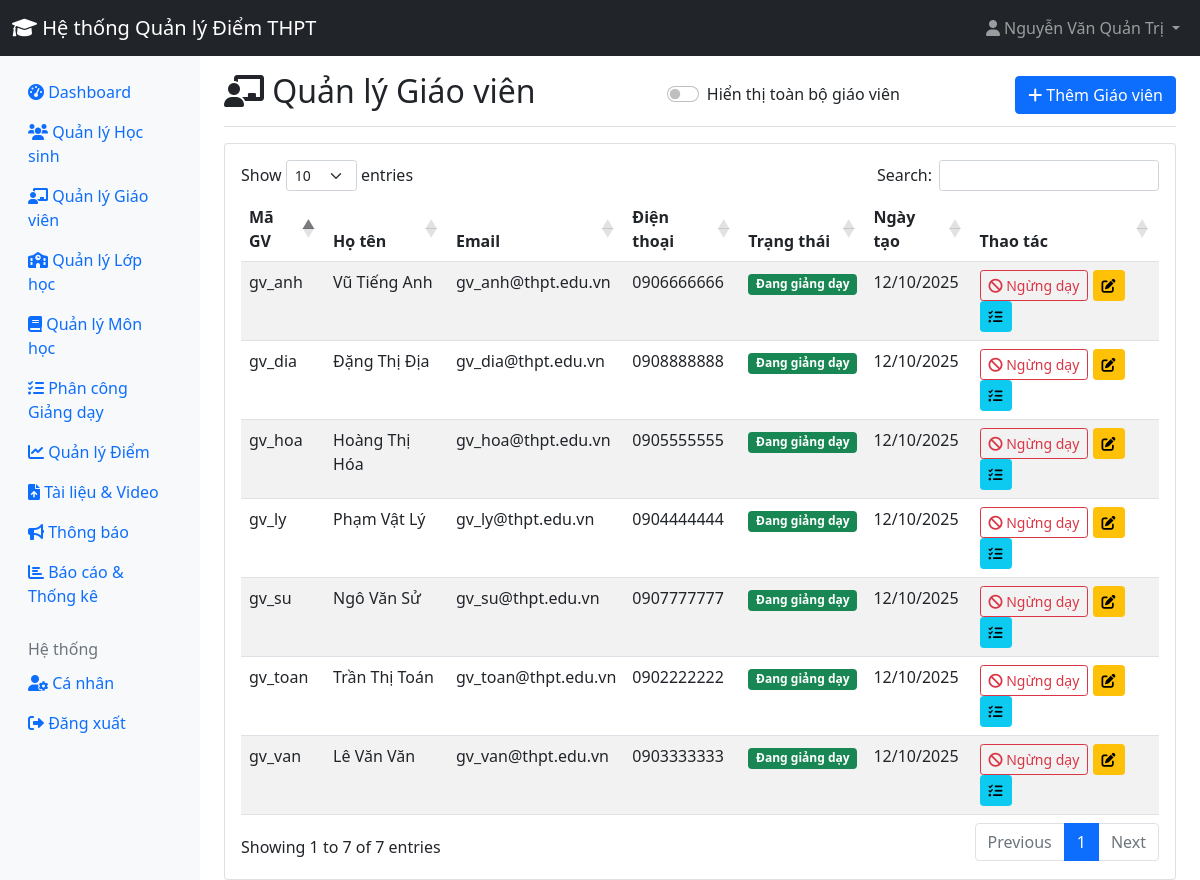
Page /admin/teachers.php (signed in) on the earlier database version.
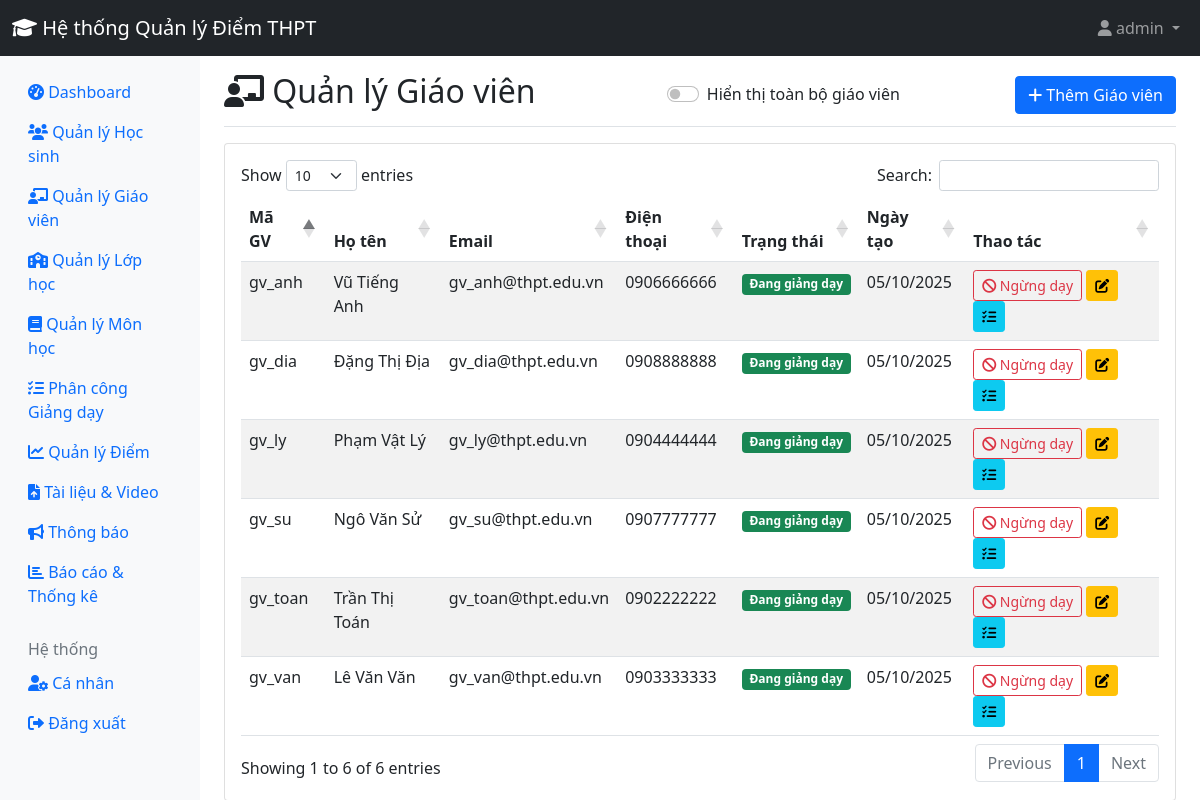
Same page on the later database version.
### tables this page shows
CREATE TABLE `users` (
  `id` int(11) NOT NULL,
  `username` varchar(50) NOT NULL,
  `password` varchar(255) NOT NULL,
  `role` enum('admin','teacher','student') NOT NULL,
  `full_name` varchar(100) NOT NULL,
  `email` varchar(100) DEFAULT NULL,
  `phone` varchar(20) DEFAULT NULL,
  `created_at` timestamp NOT NULL DEFAULT current_timestamp(),
  `status` enum('active','inactive') DEFAULT 'active',
  `teacher_type` enum('homeroom','subject') DEFAULT 'subject'
);

### admin/teachers.php (the view, shortened to what the changed rows need)
<?php
require_once '../includes/config.php';
$show_all = isset($_GET['show_all']) && $_GET['show_all'] == '1';
if ($show_all) {
    $stmt = $pdo->query("SELECT * FROM users WHERE role = 'teacher' ORDER BY status DESC, full_name");
} else {
    $stmt = $pdo->query("SELECT * FROM users WHERE role = 'teacher' AND status = 'active' ORDER BY full_name");
}
$teachers = $stmt->fetchAll();
?>
<!DOCTYPE html>
<html lang="vi">
<head>
    <link href="https://cdn.jsdelivr.net/npm/bootstrap@5.1.3/dist/css/bootstrap.min.css" rel="stylesheet">
    <link href="https://cdnjs.cloudflare.com/ajax/libs/font-awesome/6.0.0/css/all.min.css" rel="stylesheet">
    <link href="https://cdn.datatables.net/1.11.5/css/dataTables.bootstrap5.min.css" rel="stylesheet">
</head>
<body>
    <?php include '../includes/header.php'; ?>
    <div class="container-fluid">
        <div class="row">
            <main class="col-md-9 ms-sm-auto col-lg-10 px-md-4">
                <div class="d-flex justify-content-between flex-wrap flex-md-nowrap align-items-center pt-3 pb-2 mb-3 border-bottom">
                    <h1 class="h2"><i class="fas fa-chalkboard-teacher"></i> Quản lý Giáo viên</h1>
                </div>
                <div class="card">
                    <div class="card-body">
                        <div class="table-responsive">
                            <table id="teachersTable" class="table table-striped">
                                <thead>
                                    <tr>
                                        <th>Mã GV</th>
                                        <th>Họ tên</th>
                                        <th>Email</th>
                                        <th>Điện thoại</th>
                                        <th>Trạng thái</th>
                                        <th>Ngày tạo</th>
                                        <th>Thao tác</th>
                                    </tr>
                                </thead>
                                <tbody>
                                    <?php foreach ($teachers as $teacher): ?>
                                    <tr>
                                        <td><?php echo htmlspecialchars($teacher['username']); ?></td>
                                        <td><?php echo htmlspecialchars($teacher['full_name']); ?></td>
                                        <td><?php echo htmlspecialchars($teacher['email']); ?></td>
                                        <td><?php echo htmlspecialchars($teacher['phone']); ?></td>
                                        <td>
                                            <?php if ($teacher['status'] === 'active'): ?>
                                                <span class="badge bg-success">Đang giảng dạy</span>
                                            <?php else: ?>
                                                <span class="badge bg-secondary">Ngừng giảng dạy</span>
                                            <?php endif; ?>
                                        </td>
                                        <td><?php echo date('d/m/Y', strtotime($teacher['created_at'])); ?></td>
                                        <td>
                                            <a href="teachers.php?toggle_status=<?php echo $teacher['id']; ?><?php echo $show_all ? '&show_all=1' : ''; ?>"
                                                class="btn btn-sm <?php echo $teacher['status'] === 'active' ? 'btn-outline-danger' : 'btn-outline-success'; ?>"
                                                onclick="return confirm('Bạn có chắc muốn <?php echo $teacher['status'] === 'active' ? 'ngừng giảng dạy' : 'kích hoạt lại'; ?> giáo viên này?')">
                                                    <i class="fas <?php echo $teacher['status'] === 'active' ? 'fa-ban' : 'fa-check'; ?>"></i>
                                                    <?php echo $teacher['status'] === 'active' ? 'Ngừng dạy' : 'Kích hoạt'; ?>
                                            </a>
                                            <a href="edit_teacher.php?id=<?php echo $teacher['id']; ?>" class="btn btn-sm btn-warning">
                                                <i class="fas fa-edit"></i>
                                            </a>
                                            <a href="teacher_assignments.php?id=<?php echo $teacher['id']; ?>" class="btn btn-sm btn-info">
                                                <i class="fas fa-tasks"></i>
                                            </a>
                                        </td>
                                    </tr>
                                    <?php endforeach; ?>
                                </tbody>
                            </table>
                        </div>
                    </div>
                </div>
            </main>
        </div>
    </div>
</body>
</html>

### includes/header.php (shortened to what the changed rows need)
<nav class="navbar navbar-expand-lg navbar-dark bg-dark">
    <div class="container-fluid">
            <ul class="navbar-nav">
                <?php if (isset($_SESSION['user_id'])): ?>
                    <li class="nav-item dropdown">
                        <a class="nav-link dropdown-toggle" href="#" id="navbarDropdown" role="button" data-bs-toggle="dropdown">
                            <i class="fas fa-user"></i> <?php echo htmlspecialchars($_SESSION['full_name']); ?>
                        </a>
                    </li>
                <?php else: ?>
                    <li class="nav-item">
                        <a class="nav-link" href="../login.php"><i class="fas fa-sign-in-alt"></i> Đăng nhập</a>
                    </li>
                <?php endif; ?>
            </ul>
        </div>
</nav>

Differences in the rows shown:
no longer on this page (row edited): users: username "gv_hoa", full_name "Hoàng Thị Hóa", email "gv_hoa@thpt.edu.vn", phone "0905555555", status "Đang giảng dạy", created_at "12/10/2025"
changed users "gv_van": created_at "12/10/2025" → "05/10/2025"
changed users "gv_su": created_at "12/10/2025" → "05/10/2025"
changed users "gv_ly": created_at "12/10/2025" → "05/10/2025"
changed users "gv_toan": created_at "12/10/2025" → "05/10/2025"
changed users "gv_anh": created_at "12/10/2025" → "05/10/2025"
changed users "gv_dia": created_at "12/10/2025" → "05/10/2025"; moves down the list
Other differences:
$_SESSION['full_name']: "Nguyễn Văn Quản Trị" → "admin"
text written by a page script: "Show entries Search: Showing 1 to 7 of 7 entries Previous 1 Next" → "Show entries Search: Showing 1 to 6 of 6 entries Previous 1 Next"
